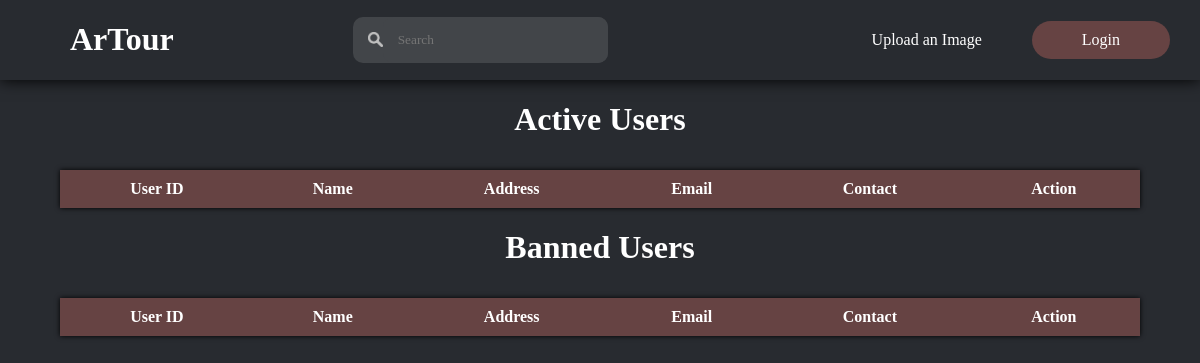
/html/userManage.php, run on an earlier commit of the app's database.
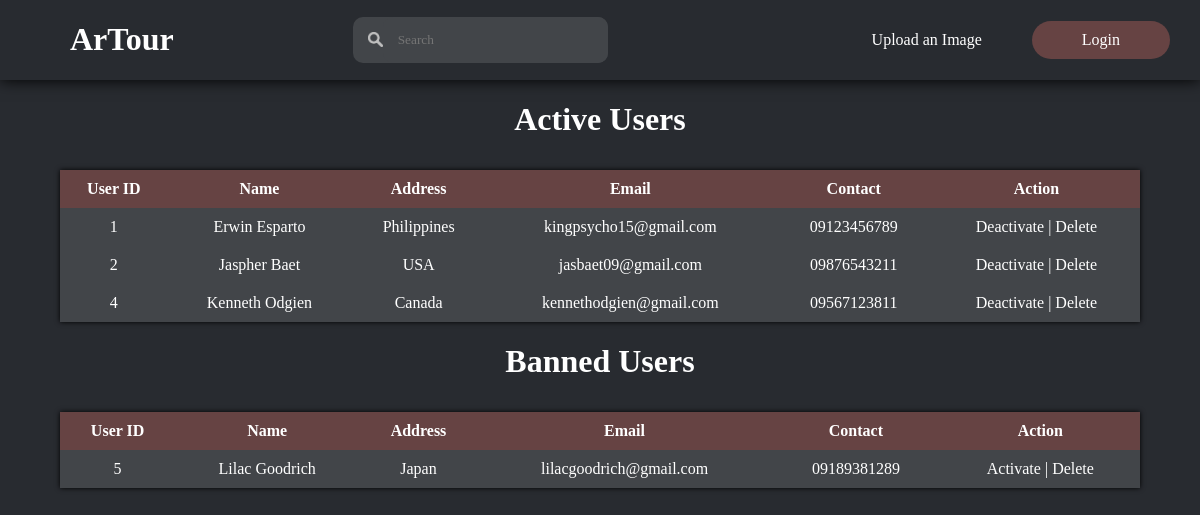
And on a later commit of the database.
### tables this page shows
CREATE TABLE `users` (
  `profileId` int(11) NOT NULL,
  `profileType` int(11) NOT NULL,
  `profileName` varchar(255) NOT NULL,
  `profilePassword` varchar(255) NOT NULL,
  `profileDescription` varchar(255) NOT NULL,
  `profileAddress` varchar(255) NOT NULL,
  `profileEmail` varchar(255) NOT NULL,
  `profileNumber` varchar(11) NOT NULL,
  `profileFacebook` varchar(255) NOT NULL,
  `profileInstagram` varchar(255) NOT NULL,
  `profileX` varchar(255) NOT NULL,
  `profilePicture` varchar(255) NOT NULL,
  `dateCreated` date NOT NULL,
  `activeStatus` int(11) NOT NULL,
  `reportStatus` int(11) NOT NULL,
  `resetToken` varchar(64) DEFAULT NULL,
  `resetTokenExpire` datetime DEFAULT NULL
);

### html/userManage.php (the view, shortened to what this page needs)
<!DOCTYPE html>
<html lang="en">
<head>
    <link rel="stylesheet" href="../css/userManage.css">
</head>
<body>
    <?php
        $DBHost = "localhost";
        $DBUser = "root";
        $DBPass = "";
        $DBName = "artourdb";
        $conn = mysqli_connect($DBHost, $DBUser, $DBPass, $DBName);
        $loggedIn = $_SESSION['loggedIn'] ?? false;
        $getUsers = "SELECT * FROM users WHERE profileType!=1 AND activeStatus!=0";
        $usersResult = mysqli_query($conn, $getUsers);
        $usersRow = mysqli_num_rows($usersResult);
        $getBannedUsers = "SELECT * FROM users WHERE profileType!=1 AND activeStatus!=1";
        $bannedUsersResult = mysqli_query($conn, $getBannedUsers);
        $bannedUsersRow = mysqli_num_rows($bannedUsersResult);
    ?>
    <header>
        <div class="mainheader">
            <div class="logo">
                <h1> ArTour </h1>
            </div>
            <div class="search">
                <form action="search.php" method="POST">
                    <img src="../images/searchicon.png" alt="">
                    <input type="search" id="search" name="search" placeholder="Search">
                </form>
            </div>
            <div class="navigation">
                <nav class="sections">
                <?php
                    if ($loggedIn == true && $_SESSION['userType']==2){
                        echo '
                            <a href="uploadimage.php"> Upload </a>
                            <a href="notifications.php"> Notifications </a>
                            <a href="chats.php"> Chats </a>
                            <a href="profile.php"> Profile </a>
                            <a class="button" href="logout.php"> Logout </a>
                        ';
                    }
                    else {
                        echo '
                            <a href="login.php"> Upload an Image </a>
                            <a class="button" href="login.php"> Login </a>
                        ';
                    }
                ?>
                </nav>
            </div>
        </div>
    </header>
    <main>
    <div class="table">
        <h1> Active Users </h1>
            <table class="reports">
                <thead>
                    <tr class="columns">
                        <th>User ID</th>
                        <th>Name</th>
                        <th>Address</th>
                        <th>Email</th>
                        <th>Contact</th>
                        <th>Action</th>
                    </tr>
                </thead>
                <tbody>
                <?php
                    if($usersRow>0){
                        while ($user = mysqli_fetch_assoc($usersResult)){
                            echo "
                            <tr class='user'>
                                <td>".$user['profileId']." </td>
                                <td>".$user['profileName']."</td>
                                <td>".$user['profileAddress']."</td>
                                <td>".$user['profileEmail']."</td>
                                <td>".$user['profileNumber']."</td>
                                <td> <a class='disable' href='javascript:void()' onClick='disAlert(".$user['profileId'].")'> Deactivate </a> |
                                <a class='disable' href='javascript:void()' onClick='delAlert(".$user['profileId'].")'> Delete </a> </td>
                            </tr>";
                        }
                    }
                    ?>
                </tbody>
            </table>
        </div>
        <div class="table">
        <h1> Banned Users </h1>
            <table class="reports">
                <thead>
                    <tr class="columns">
                        <th>User ID</th>
                        <th>Name</th>
                        <th>Address</th>
                        <th>Email</th>
                        <th>Contact</th>
                        <th>Action</th>
                    </tr>
                </thead>
                <tbody>
                <?php
                    if($bannedUsersRow>0){
                        while ($bannedUser = mysqli_fetch_assoc($bannedUsersResult)){
                            echo "
                            <tr class='user'>
                                <td>".$bannedUser['profileId']." </td>
                                <td>".$bannedUser['profileName']."</td>
                                <td>".$bannedUser['profileAddress']."</td>
                                <td>".$bannedUser['profileEmail']."</td>
                                <td>".$bannedUser['profileNumber']."</td>
                                <td> <a class='enable' href='javascript:void()' onClick='actAlert(".$bannedUser['profileId'].")'> Activate </a> |
                                <a class='disable' href='javascript:void()' onClick='delAlert(".$bannedUser['profileId'].")'> Delete </a> </td>
                            </tr>";
                        }
                    }
                    ?>
                </tbody>
            </table>
        </div>
    </main>
</body>
</html>

### css/userManage.css (style rules this page uses)
body { background-color: #282b30; background-size: cover; font-family: 'Century Gothic'; padding: 0; margin: 0; }
header { background-color: #282b30; display: flex; flex-direction: column; box-shadow: 0 0 15px black; width: 100%; position:sticky; top: 0; z-index: 99; }
.mainheader { display: flex; justify-content: space-between; align-items: center; }
.logo h1 { position:relative; left: 70px; color: white; }
.search { width: 20%; }
.search form { display: flex; align-items: center; flex-direction: row; background: #424549; border-radius: 10px; width: 100%; padding-left: 15px; }
.search form img { width: 15px; height: 15px; }
.search form input { background: #424549; padding: 15px; width: 100%; border: none; outline: none; box-sizing: border-box; font-family: "Century Gothic"; color: white; border-radius: 10px; }
.navigation { display: flex; flex-direction: row; }
nav { display: flex; align-items: center; }
.table { display: flex; flex-direction: column; justify-content: center; align-items: center; color: white; width: 100%; }
table { width: 90%; border-collapse: collapse; box-shadow: 0px 0px 5px black; margin-top: 10px; overflow-x: auto; }
th, td { background: #424549; padding: 10px; text-align: center; }
th { background-color: #664343; color: white; }
.user a { text-decoration: none; color: white; }

What changed in the data, as far as the page shows it:
now on this page (row edited): users: profileId "1", profileName "Erwin Esparto", profileAddress "Philippines", profileEmail "kingpsycho15@gmail.com", profileNumber "09123456789", shown under "Active Users"
now on this page (row edited): users: profileId "2", profileName "Jaspher Baet", profileAddress "USA", profileEmail "jasbaet09@gmail.com", profileNumber "09876543211", shown under "Active Users"
now on this page (row edited): users: profileId "4", profileName "Kenneth Odgien", profileAddress "Canada", profileEmail "kennethodgien@gmail.com", profileNumber "09567123811", shown under "Active Users"
now on this page (row edited): users: profileId "5", profileName "Lilac Goodrich", profileAddress "Japan", profileEmail "lilacgoodrich@gmail.com", profileNumber "09189381289", shown under "Banned Users"
